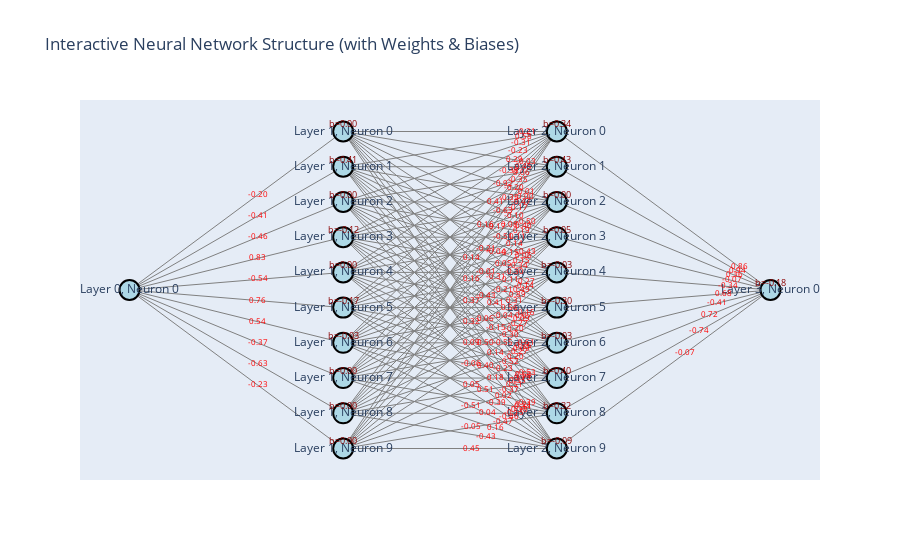
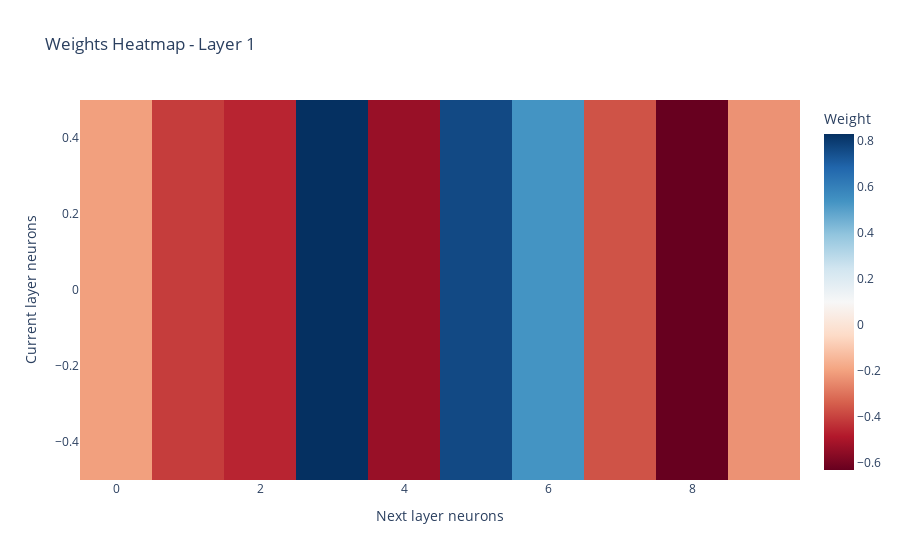
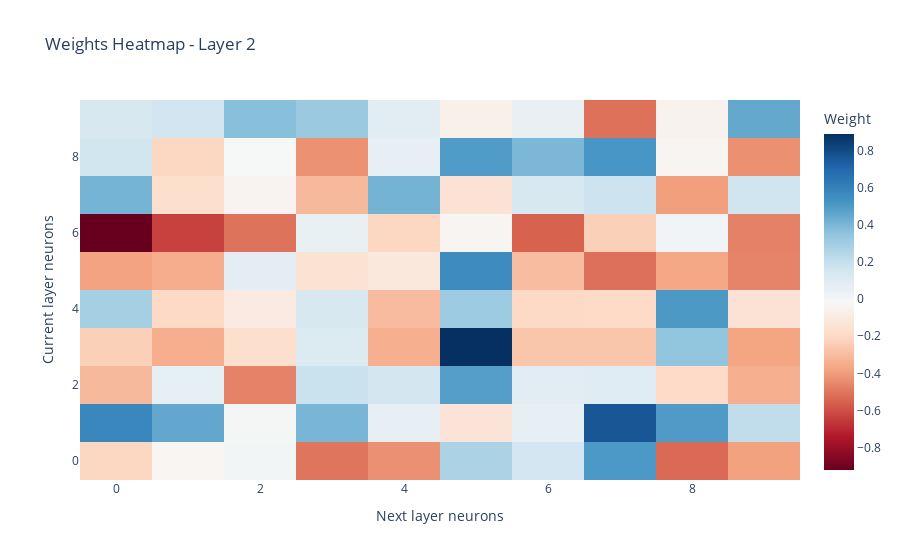
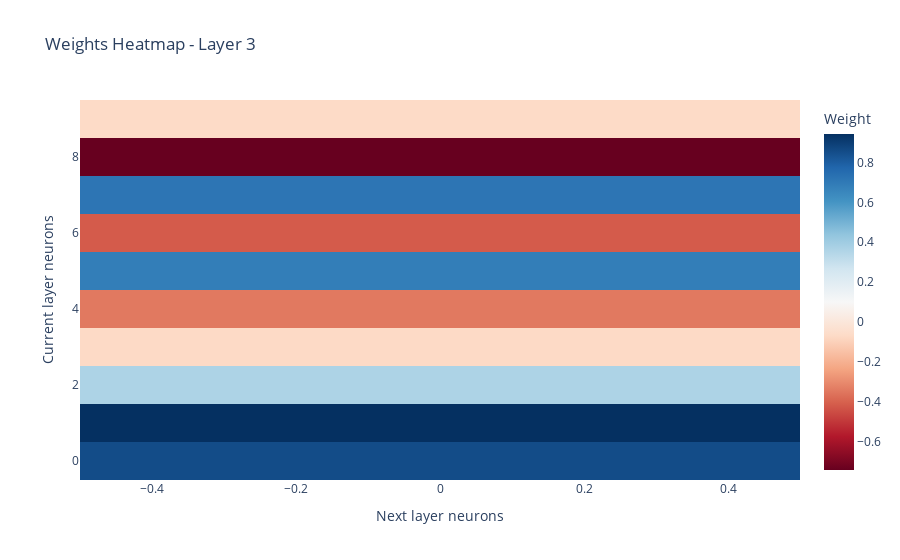

These figures' notebook cell, in order:
### Markdown cell above
## <a id='toc1_5_'></a>[Let's visualize the model structure and weights](#toc0_)

### Code cell
from modelvisualize import ModelVisualizerPlotly
from tensorflow.keras import Sequential
from tensorflow.keras.layers import Dense
viz = ModelVisualizerPlotly(model)
viz.summarize_table()
model.summary()
viz.visualize_structure(show_weights=True)
viz.visualize_weights_heatmaps()

### Figure 1 — Plotly figure (JSON) as saved in the notebook; plotly's stock layout.template omitted (floating-point values rounded to 4 significant figures; data arrays with more than 128 entries replaced by an {"elided": "..."} marker saying what was removed)
{"data": [{"hoverinfo": "none", "line": {"color": "gray", "width": 1}, "mode": "lines", "type": "scatter", "x": {"elided": "360 int values"}, "y": {"elided": "360 float values"}}, {"hoverinfo": "text", "marker": {"color": "lightblue", "line": {"color": "black", "width": 2}, "size": 20}, "mode": "markers+text", "text": ["Layer 0, Neuron 0", "Layer 1, Neuron 0", "Layer 1, Neuron 1", "Layer 1, Neuron 2", "Layer 1, Neuron 3", "Layer 1, Neuron 4", "Layer 1, Neuron 5", "Layer 1, Neuron 6", "Layer 1, Neuron 7", "Layer 1, Neuron 8", "Layer 1, Neuron 9", "Layer 2, Neuron 0", "Layer 2, Neuron 1", "Layer 2, Neuron 2", "Layer 2, Neuron 3", "Layer 2, Neuron 4", "Layer 2, Neuron 5", "Layer 2, Neuron 6", "Layer 2, Neuron 7", "Layer 2, Neuron 8", "Layer 2, Neuron 9", "Layer 3, Neuron 0"], "type": "scatter", "x": [0, 2, 2, 2, 2, 2, 2, 2, 2, 2, 2, 4, 4, 4, 4, 4, 4, 4, 4, 4, 4, 6], "y": [0, 7.5, 5.833, 4.167, 2.5, 0.8333, -0.8333, -2.5, -4.167, -5.833, -7.5, 7.5, 5.833, 4.167, 2.5, 0.8333, -0.8333, -2.5, -4.167, -5.833, -7.5, 0]}, {"hoverinfo": "none", "mode": "text", "text": ["-0.20", "-0.41", "-0.46", "0.83", "-0.54", "0.76", "0.54", "-0.37", "-0.63", "-0.23", "-0.21", "-0.03", "0.01", "-0.50", "-0.43", "0.27", "0.15", "0.51", "-0.53", "-0.39", "0.58", "0.45", "-0.00", "0.40", "0.06", "-0.14", "0.07", "0.76", "0.50", "0.21", "-0.31", "0.06", "-0.47", "0.19", "0.15", "0.49", "0.09", "0.09", "-0.19", "-0.34", "-0.23", "-0.35", "-0.17", "0.11", "-0.34", "0.89", "-0.27", "-0.27", "0.35", "-0.38", "0.29", "-0.20", "-0.10", "0.14", "-0.30", "0.31", "-0.20", "-0.20", "0.51", "-0.15", "-0.38", "-0.35", "0.08", "-0.15", "-0.11", "0.56", "-0.30", "-0.52", "-0.37", "-0.46", "-0.92", "-0.63", "-0.51", "0.05", "-0.21", "-0.04", "-0.55", "-0.23", "0.02", "-0.47", "0.41", "-0.17", "-0.04", "-0.31", "0.41", "-0.15", "0.14", "0.18", "-0.39", "0.16", "0.16", "-0.21", "-0.01", "-0.43", "0.06", "0.50", "0.40", "0.51", "-0.04", "-0.43", "0.14", "0.16", "0.37", "0.32", "0.09", "-0.06", "0.05", "-0.51", "-0.05", "0.45", "0.86", "0.94", "0.36", "-0.07", "-0.34", "0.68", "-0.41", "0.72", "-0.74", "-0.07"], "textfont": {"color": "red", "size": 8}, "type": "scatter", "x": [1.2, 1.2, 1.2, 1.2, 1.2, 1.2, 1.2, 1.2, 1.2, 1.2, 3.714, 3.714, 3.714, 3.714, 3.714, 3.714, 3.714, 3.714, 3.714, 3.714, 3.692, 3.692, 3.692, 3.692, 3.692, 3.692, 3.692, 3.692, 3.692, 3.692, 3.667, 3.667, 3.667, 3.667, 3.667, 3.667, 3.667, 3.667, 3.667, 3.667, 3.636, 3.636, 3.636, 3.636, 3.636, 3.636, 3.636, 3.636, 3.636, 3.636, 3.6, 3.6, 3.6, 3.6, 3.6, 3.6, 3.6, 3.6, 3.6, 3.6, 3.556, 3.556, 3.556, 3.556, 3.556, 3.556, 3.556, 3.556, 3.556, 3.556, 3.5, 3.5, 3.5, 3.5, 3.5, 3.5, 3.5, 3.5, 3.5, 3.5, 3.429, 3.429, 3.429, 3.429, 3.429, 3.429, 3.429, 3.429, 3.429, 3.429, 3.333, 3.333, 3.333, 3.333, 3.333, 3.333, 3.333, 3.333, 3.333, 3.333, 3.2, 3.2, 3.2, 3.2, 3.2, 3.2, 3.2, 3.2, 3.2, 3.2, 5.714, 5.692, 5.667, 5.636, 5.6, 5.556, 5.5, 5.429, 5.333, 5.2], "y": [4.5, 3.5, 2.5, 1.5, 0.5, -0.5, -1.5, -2.5, -3.5, -4.5, 7.5, 6.071, 4.643, 3.214, 1.786, 0.3571, -1.071, -2.5, -3.929, -5.357, 7.244, 5.833, 4.423, 3.013, 1.603, 0.1923, -1.218, -2.628, -4.038, -5.449, 6.944, 5.556, 4.167, 2.778, 1.389, -5.921e-16, -1.389, -2.778, -4.167, -5.556, 6.591, 5.227, 3.864, 2.5, 1.136, -0.2273, -1.591, -2.955, -4.318, -5.682, 6.167, 4.833, 3.5, 2.167, 0.8333, -0.5, -1.833, -3.167, -4.5, -5.833, 5.648, 4.352, 3.056, 1.759, 0.463, -0.8333, -2.13, -3.426, -4.722, -6.019, 5, 3.75, 2.5, 1.25, -2.22e-16, -1.25, -2.5, -3.75, -5, -6.25, 4.167, 2.976, 1.786, 0.5952, -0.5952, -1.786, -2.976, -4.167, -5.357, -6.548, 3.056, 1.944, 0.8333, -0.2778, -1.389, -2.5, -3.611, -4.722, -5.833, -6.944, 1.5, 0.5, -0.5, -1.5, -2.5, -3.5, -4.5, -5.5, -6.5, -7.5, 1.071, 0.8974, 0.6944, 0.4545, 0.1667, -0.1852, -0.625, -1.19, -1.944, -3]}, {"hoverinfo": "none", "mode": "text", "text": ["b=0.00", "b=0.41", "b=0.00", "b=-0.12", "b=0.00", "b=-0.17", "b=-0.03", "b=0.00", "b=0.00", "b=0.00", "b=0.34", "b=0.43", "b=0.00", "b=0.05", "b=-0.03", "b=-0.30", "b=-0.03", "b=0.40", "b=0.32", "b=-0.09", "b=-0.18"], "textfont": {"color": "darkred", "size": 9}, "type": "scatter", "x": [2, 2, 2, 2, 2, 2, 2, 2, 2, 2, 4, 4, 4, 4, 4, 4, 4, 4, 4, 4, 6], "y": [7.8, 6.133, 4.467, 2.8, 1.133, -0.5333, -2.2, -3.867, -5.533, -7.2, 7.8, 6.133, 4.467, 2.8, 1.133, -0.5333, -2.2, -3.867, -5.533, -7.2, 0.3]}], "layout": {"showlegend": false, "title": {"text": "Interactive Neural Network Structure (with Weights & Biases)"}, "xaxis": {"showgrid": false, "visible": false, "zeroline": false}, "yaxis": {"showgrid": false, "visible": false, "zeroline": false}}}

### Figure 2 — Plotly figure (JSON) as saved in the notebook; plotly's stock layout.template omitted (floating-point values rounded to 4 significant figures)
{"data": [{"colorbar": {"title": {"text": "Weight"}}, "colorscale": [[0, "rgb(103,0,31)"], [0.1, "rgb(178,24,43)"], [0.2, "rgb(214,96,77)"], [0.3, "rgb(244,165,130)"], [0.4, "rgb(253,219,199)"], [0.5, "rgb(247,247,247)"], [0.6, "rgb(209,229,240)"], [0.7, "rgb(146,197,222)"], [0.8, "rgb(67,147,195)"], [0.9, "rgb(33,102,172)"], [1, "rgb(5,48,97)"]], "hoverongaps": false, "type": "heatmap", "z": [[-0.2037, -0.4109, -0.4623, 0.831, -0.536, 0.7633, 0.5364, -0.367, -0.6324, -0.2327]]}], "layout": {"title": {"text": "Weights Heatmap - Layer 1"}, "xaxis": {"title": {"text": "Next layer neurons"}}, "yaxis": {"title": {"text": "Current layer neurons"}}}}

### Figure 3 — Plotly figure (JSON) as saved in the notebook; plotly's stock layout.template omitted (floating-point values rounded to 4 significant figures)
{"data": [{"colorbar": {"title": {"text": "Weight"}}, "colorscale": [[0, "rgb(103,0,31)"], [0.1, "rgb(178,24,43)"], [0.2, "rgb(214,96,77)"], [0.3, "rgb(244,165,130)"], [0.4, "rgb(253,219,199)"], [0.5, "rgb(247,247,247)"], [0.6, "rgb(209,229,240)"], [0.7, "rgb(146,197,222)"], [0.8, "rgb(67,147,195)"], [0.9, "rgb(33,102,172)"], [1, "rgb(5,48,97)"]], "hoverongaps": false, "type": "heatmap", "z": [[-0.2103, -0.03102, 0.005902, -0.5041, -0.4328, 0.272, 0.1506, 0.5068, -0.5313, -0.386], [0.5751, 0.4529, -0.001279, 0.4021, 0.06026, -0.1363, 0.06936, 0.7599, 0.4998, 0.2103], [-0.3092, 0.06499, -0.4686, 0.1855, 0.1486, 0.4853, 0.08503, 0.09302, -0.1944, -0.3405], [-0.2347, -0.3463, -0.1724, 0.1149, -0.3407, 0.8879, -0.2697, -0.2672, 0.3453, -0.3787], [0.2914, -0.2006, -0.09905, 0.137, -0.3023, 0.3127, -0.2001, -0.1952, 0.5063, -0.1492], [-0.3814, -0.349, 0.0816, -0.1467, -0.1146, 0.5591, -0.2961, -0.5153, -0.3677, -0.4636], [-0.9196, -0.6322, -0.508, 0.05423, -0.2087, -0.03693, -0.5508, -0.2324, 0.01742, -0.4729], [0.4088, -0.173, -0.03869, -0.3091, 0.4113, -0.149, 0.1375, 0.176, -0.3924, 0.1646], [0.1594, -0.207, -0.01265, -0.4281, 0.06169, 0.4977, 0.3958, 0.5139, -0.03523, -0.4303], [0.1356, 0.1622, 0.3682, 0.3233, 0.08714, -0.06383, 0.05046, -0.5146, -0.04505, 0.4519]]}], "layout": {"title": {"text": "Weights Heatmap - Layer 2"}, "xaxis": {"title": {"text": "Next layer neurons"}}, "yaxis": {"title": {"text": "Current layer neurons"}}}}

### Figure 4 — Plotly figure (JSON) as saved in the notebook; plotly's stock layout.template omitted (floating-point values rounded to 4 significant figures)
{"data": [{"colorbar": {"title": {"text": "Weight"}}, "colorscale": [[0, "rgb(103,0,31)"], [0.1, "rgb(178,24,43)"], [0.2, "rgb(214,96,77)"], [0.3, "rgb(244,165,130)"], [0.4, "rgb(253,219,199)"], [0.5, "rgb(247,247,247)"], [0.6, "rgb(209,229,240)"], [0.7, "rgb(146,197,222)"], [0.8, "rgb(67,147,195)"], [0.9, "rgb(33,102,172)"], [1, "rgb(5,48,97)"]], "hoverongaps": false, "type": "heatmap", "z": [[0.855], [0.942], [0.3643], [-0.07057], [-0.3436], [0.6826], [-0.4145], [0.7159], [-0.74], [-0.06621]]}], "layout": {"title": {"text": "Weights Heatmap - Layer 3"}, "xaxis": {"title": {"text": "Next layer neurons"}}, "yaxis": {"title": {"text": "Current layer neurons"}}}}
